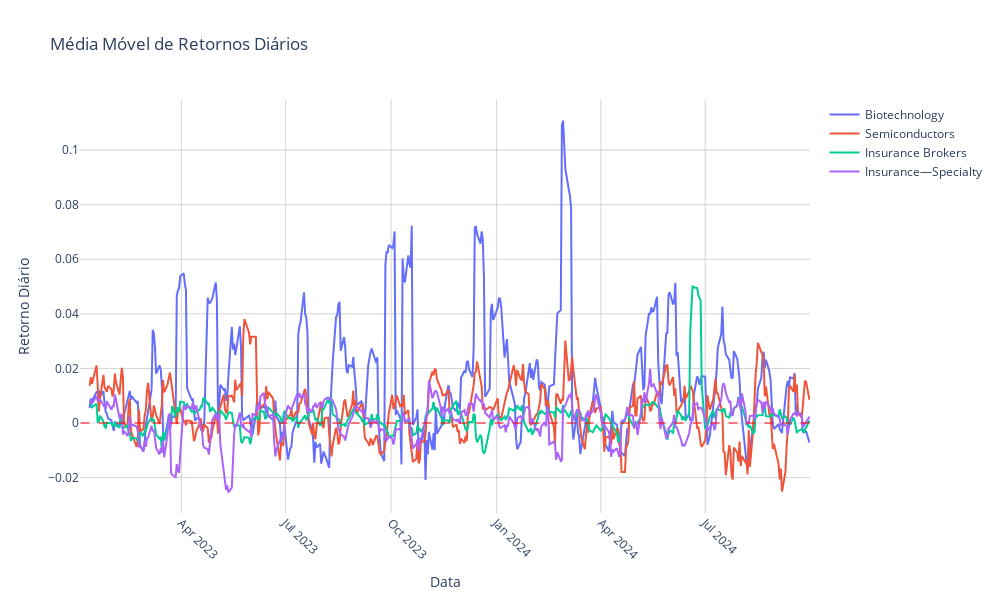

The code cell stored with this chart in its notebook:
### Code cell
plot_daily_return_mean(dados.loc[dt(2023, 1, 1):dt(2024, 10, 1)], setores_selecionados, window = 7)

### Figure 1 — Plotly figure (JSON) as saved in the notebook; plotly's stock layout.template omitted (floating-point values rounded to 4 significant figures; data arrays with more than 128 entries replaced by an {"elided": "..."} marker saying what was removed)
{"data": [{"line": {"width": 2}, "mode": "lines", "name": "Biotechnology", "type": "scatter", "x": {"elided": "438 str values"}, "y": {"elided": "438 float values"}}, {"line": {"width": 2}, "mode": "lines", "name": "Semiconductors", "type": "scatter", "x": {"elided": "438 str values"}, "y": {"elided": "438 float values"}}, {"line": {"width": 2}, "mode": "lines", "name": "Insurance Brokers", "type": "scatter", "x": {"elided": "438 str values"}, "y": {"elided": "438 float values"}}, {"line": {"width": 2}, "mode": "lines", "name": "Insurance—Specialty", "type": "scatter", "x": {"elided": "438 str values"}, "y": {"elided": "438 float values"}}], "layout": {"height": 600, "hovermode": "x unified", "shapes": [{"line": {"color": "Red", "dash": "dash", "width": 1}, "type": "line", "x0": "2023-01-03T00:00:00", "x1": "2024-09-30T00:00:00", "y0": 0, "y1": 0}], "title": {"text": "Média Móvel de Retornos Diários"}, "width": 1000, "xaxis": {"gridcolor": "LightGray", "gridwidth": 1, "showgrid": true, "tickangle": 45, "title": {"text": "Data"}}, "yaxis": {"gridcolor": "LightGray", "gridwidth": 1, "showgrid": true, "title": {"text": "Retorno Diário"}}}}
